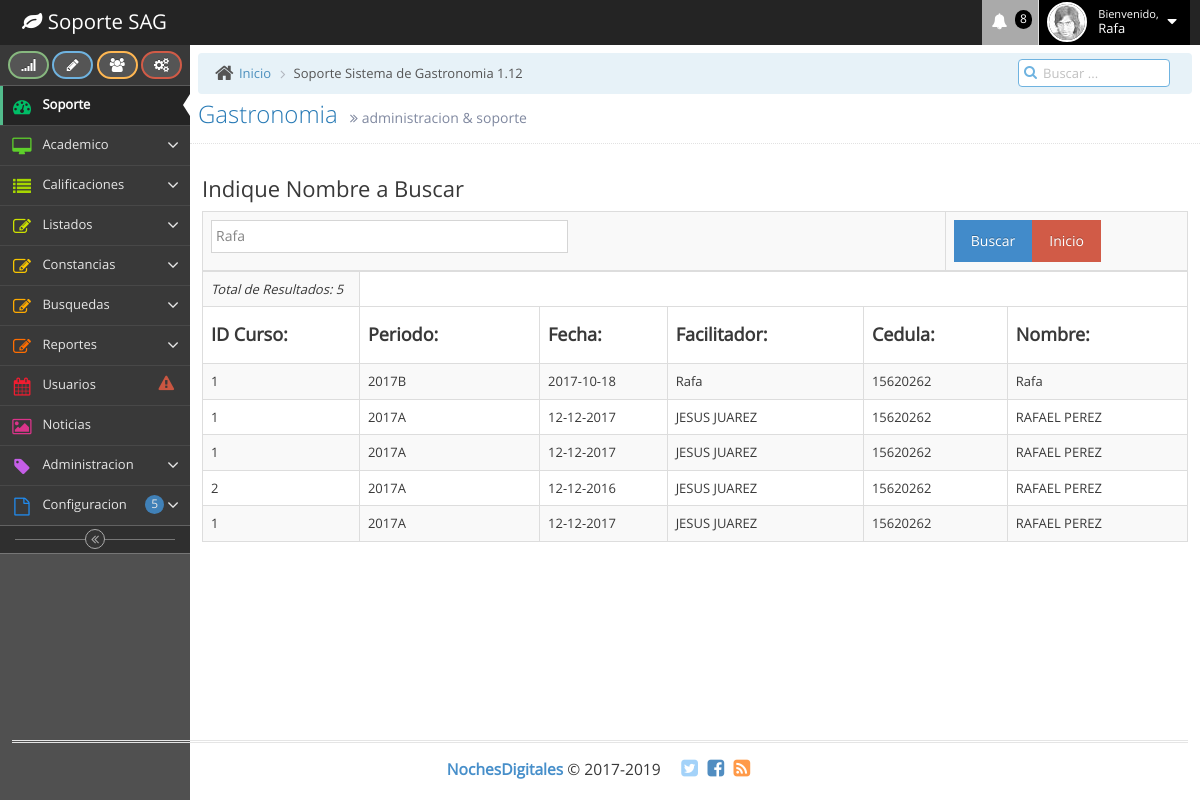
Page /soporteSAG/buscadoralunom.php?criterio=Rafa on the committed database.
### tables this page shows
CREATE TABLE `inscripciones` (
  `idinsc` int(11) NOT NULL,
  `idcurso` int(11) NOT NULL,
  `periodo` varchar(100) NOT NULL,
  `fechacurso` varchar(100) NOT NULL,
  `idfacilitador` int(11) NOT NULL,
  `nombrefac` varchar(100) NOT NULL,
  `cedula` int(11) NOT NULL,
  `nombre` varchar(100) NOT NULL,
  `pago` int(11) NOT NULL,
  `fechainsc` date NOT NULL
);

### soporteSAG/funciones.php (called while the page is built, shortened)
<?php
function getParam($param, $default) {
	$result = $default;
	if (isset($param)) {
  		$result = (get_magic_quotes_gpc()) ? $param : addslashes($param);
	}
	return $result;
}
function sqlValue($value, $type) {
  $value = get_magic_quotes_gpc() ? stripslashes($value) : $value;
  $value = function_exists("mysql_real_escape_string") ? mysql_real_escape_string($value) : mysql_escape_string($value);
  switch ($type) {
    case "text":
      $value = ($value != "") ? "'" . $value . "'" : "NULL";
      break;
  }
  return $value;
}
?>

### soporteSAG/buscadoralunom.php (the view, shortened to what this page needs)
<?php
require("conexion.php");
require("funciones.php");
$criterio = getParam($_GET["criterio"], "");
$total = 0;
if ($criterio != "") {
	$query = "SELECT * FROM inscripciones WHERE nombre like ".sqlValue($criterio."%", "text")." ORDER BY 	idinsc ASC";
	$queEmp = mysql_query($query, $conexion);
	$total = mysql_num_rows($queEmp);
}
?>
<!DOCTYPE html>
<html lang="en">
	<head>
		<link rel="stylesheet" href="assets/css/bootstrap.min.css" />
		<link rel="stylesheet" href="assets/font-awesome/4.5.0/css/font-awesome.min.css" />
		<link rel="stylesheet" href="assets/css/ace.min.css" class="ace-main-stylesheet" id="main-ace-style" />
		<link rel="stylesheet" href="assets/css/ace-skins.min.css" />
		<link rel="stylesheet" href="assets/css/ace-rtl.min.css" />
	</head>
	<body class="skin-2">
		<div id="navbar" class="navbar navbar-default          ace-save-state">
			<div class="navbar-container ace-save-state" id="navbar-container">
				<div class="navbar-header pull-left">
					<a href="index.html" class="navbar-brand">
						<small>
							<i class="fa fa-leaf"></i>
							Soporte SAG
						</small>
					</a>
				</div>
				<div class="navbar-buttons navbar-header pull-right" role="navigation">
					<ul class="nav ace-nav">
					  <li class="purple dropdown-modal">
							<a data-toggle="dropdown" class="dropdown-toggle" href="#">
								<i class="ace-icon fa fa-bell icon-animated-bell"></i>
								<span class="badge badge-important">8</span>
							</a>
					  </li>
						<li class="light-blue dropdown-modal">
							<a data-toggle="dropdown" href="#" class="dropdown-toggle">
								<img class="nav-user-photo" src="assets/images/avatars/user.jpg" alt="Jason's Photo" />
								<span class="user-info">
									<small>Bienvenido,</small>
									Rafa
								</span>
								<i class="ace-icon fa fa-caret-down"></i>
							</a>
					  </li>
				  </ul>
				</div>
			</div>
		</div>
		<div class="main-container ace-save-state" id="main-container">
			<div id="sidebar" class="sidebar                  responsive                    ace-save-state">
				<div class="sidebar-shortcuts" id="sidebar-shortcuts">
					<div class="sidebar-shortcuts-large" id="sidebar-shortcuts-large">
						<button class="btn btn-success">
							<i class="ace-icon fa fa-signal"></i>
						</button>
						<button class="btn btn-info">
							<i class="ace-icon fa fa-pencil"></i>
						</button>
						<button class="btn btn-warning">
							<i class="ace-icon fa fa-users"></i>
						</button>
						<button class="btn btn-danger">
							<i class="ace-icon fa fa-cogs"></i>
						</button>
					</div>
				</div>
				<ul class="nav nav-list">
					<li class="active">
						<a href="index.html">
							<i class="menu-icon fa fa-tachometer"></i>
							<span class="menu-text"> Soporte </span>
						</a>
					</li>
					<li class="">
						<a href="#" class="dropdown-toggle">
							<i class="menu-icon fa fa-desktop"></i>
							<span class="menu-text">
								Academico
							</span>
							<b class="arrow fa fa-angle-down"></b>
						</a>
					</li>
					<li class="">
						<a href="#" class="dropdown-toggle">
							<i class="menu-icon fa fa-list"></i>
							<span class="menu-text"> Calificaciones </span>
							<b class="arrow fa fa-angle-down"></b>
						</a>
					</li>
					<li class="">
						<a href="#" class="dropdown-toggle">
							<i class="menu-icon fa fa-pencil-square-o"></i>
							<span class="menu-text"> Listados </span>
							<b class="arrow fa fa-angle-down"></b>
						</a>
					</li>
<li class="">
						<a href="#" class="dropdown-toggle">
							<i class="menu-icon fa fa-pencil-square-o"></i>
									<span class="menu-text"> Constancias </span>
							<b class="arrow fa fa-angle-down"></b>
						</a>
					</li>
                    <li class="">
						<a href="#" class="dropdown-toggle">
							<i class="menu-icon fa fa-pencil-square-o"></i>
									<span class="menu-text"> Busquedas </span>
							<b class="arrow fa fa-angle-down"></b>
						</a>
					</li>
                    <li class="">
						<a href="#" class="dropdown-toggle">
							<i class="menu-icon fa fa-pencil-square-o"></i>
									<span class="menu-text"> Reportes </span>
							<b class="arrow fa fa-angle-down"></b>
						</a>
					</li>
				  <li class="">
						<a href="calendar.html">
							<i class="menu-icon fa fa-calendar"></i>
							<span class="menu-text">
								Usuarios
							<span class="badge badge-transparent tooltip-error" title="2 Important Events">
									<i class="ace-icon fa fa-exclamation-triangle red bigger-130"></i>
								</span>
							</span>
						</a>
					</li>
					<li class="">
						<a href="gallery.html">
							<i class="menu-icon fa fa-picture-o"></i>
							<span class="menu-text"> Noticias </span>
						</a>
					</li>
					<li class="">
						<a href="#" class="dropdown-toggle">
							<i class="menu-icon fa fa-tag"></i>
							<span class="menu-text"> Administracion </span>
							<b class="arrow fa fa-angle-down"></b>
						</a>
					</li>
					<li class="">
						<a href="#" class="dropdown-toggle">
							<i class="menu-icon fa fa-file-o"></i>
							<span class="menu-text">
								Configuracion
							<span class="badge badge-primary">5</span>
							</span>
							<b class="arrow fa fa-angle-down"></b>
						</a>
					</li>
				</ul>
				<div class="sidebar-toggle sidebar-collapse" id="sidebar-collapse">
					<i id="sidebar-toggle-icon" class="ace-icon fa fa-angle-double-left ace-save-state" data-icon1="ace-icon fa fa-angle-double-left" data-icon2="ace-icon fa fa-angle-double-right"></i>
				</div>
			</div>
			<div class="main-content">
				<div class="main-content-inner">
				  <div class="breadcrumbs ace-save-state" id="breadcrumbs">
						<ul class="breadcrumb">
							<li>
								<i class="ace-icon fa fa-home home-icon"></i>
								<a href="#">Inicio</a>
							</li>
							<li class="active">Soporte Sistema de Gastronomia 1.12</li>
						</ul>
						<div class="nav-search" id="nav-search">
							<form class="form-search">
								<span class="input-icon">
									<input type="text" placeholder="Buscar ..." class="nav-search-input" id="nav-search-input" autocomplete="off" />
									<i class="ace-icon fa fa-search nav-search-icon"></i>
								</span>
							</form>
						</div>
					</div>
						<div class="page-header">
							<h1>
								Gastronomia
								<small>
									<i class="ace-icon fa fa-angle-double-right"></i>
									administracion &amp; soporte
								</small>
						  </h1>
				  </div>
						<div class="row">
							<div class="col-xs-12">
								<div class="col-xs-12">
      <section id="main-content">
				<h3>Indique Nombre a Buscar</h3>
					        <form id="frbuscar" name="frbuscar" method="get" action="">
					    <table width="251" border="0" align="center" class="table table-striped table-bordered table-hover dataTable no-footer" >
					      <tr>
					        <td width="121"><input name="criterio" type="text" id="criterio" size="40" value="<?php echo $criterio; ?>" /></td>
					        <td width="122"><input type="submit" id="btbuscar" value="Buscar" class="btn btn-primary"/><a href="index.php" class="btn btn-danger">Inicio</a></td>
					      </tr>
					    </table>
					  </form>
					<?php if ($total > 0) { ?>
					<table width="950" border="0" align="center" class="table table-striped table-bordered table-hover dataTable no-footer" >
					 <tr>
					        	<td><em>Total de Resultados: <?php echo $total; ?></em></td>
					  </tr>
					  <tr>
					        	<td width="40"><h4><strong>ID Curso:</strong></h4></td>
						        <td width="100"><h4><strong>Periodo:</strong></h4></td>
						        <td width="60"><h4><strong>Fecha:</strong></h4></td>
						        <td width="100"><h4><strong>Facilitador:</strong></h4></td>
						        <td width="70"><h4><strong>Cedula:</strong></h4></td>
						        <td width="100"><h4><strong>Nombre:</strong></h4></td>
					  </tr>
					  <?php while ($rsEmp = mysql_fetch_assoc($queEmp)) { ?>
					  <tr>
					    <td><?php echo $rsEmp['idcurso']; ?></td>
					    <td><?php echo $rsEmp['periodo']; ?></td>
					    <td><?php echo $rsEmp['fechacurso']; ?></td>
					    <td><?php echo $rsEmp['nombrefac']; ?></td>
						<td><?php echo $rsEmp['cedula']; ?></td>
						<td><?php echo $rsEmp['nombre']; ?></td>
					  </tr>
					  <?php } ?>
					</table>
					  <?php } ?>
		</section>
								</div>
							</div>
						</div>
			  </div>
				</div>
			</div>
			<div class="footer">
				<div class="footer-inner">
					<div class="footer-content">
						<span class="bigger-120">
							<span class="blue bolder">NochesDigitales</span>
							 &copy; 2017-2019
						</span>
						<span class="action-buttons">
							<a href="#">
								<i class="ace-icon fa fa-twitter-square light-blue bigger-150"></i>
							</a>
							<a href="#">
								<i class="ace-icon fa fa-facebook-square text-primary bigger-150"></i>
							</a>
							<a href="#">
								<i class="ace-icon fa fa-rss-square orange bigger-150"></i>
							</a>
						</span>
					</div>
				</div>
			</div>
	</body>
</html>

### rows in the picture
inscripciones: idcurso "1", periodo "2017B", fechacurso "2017-10-18", nombrefac "Rafa", cedula "15620262", nombre "Rafa"
inscripciones: idcurso "1", periodo "2017A", fechacurso "12-12-2017", nombrefac "JESUS JUAREZ", cedula "15620262", nombre "RAFAEL PEREZ"
inscripciones: idcurso "1", periodo "2017A", fechacurso "12-12-2017", nombrefac "JESUS JUAREZ", cedula "15620262", nombre "RAFAEL PEREZ"
inscripciones: idcurso "2", periodo "2017A", fechacurso "12-12-2016", nombrefac "JESUS JUAREZ", cedula "15620262", nombre "RAFAEL PEREZ"
inscripciones: idcurso "1", periodo "2017A", fechacurso "12-12-2017", nombrefac "JESUS JUAREZ", cedula "15620262", nombre "RAFAEL PEREZ"

### other values in the picture
$total "5"
